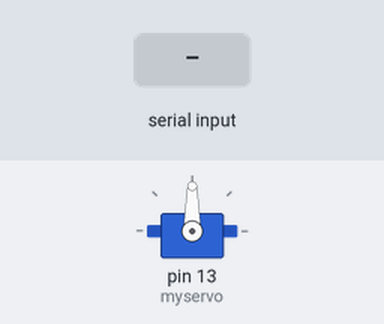
Bench run of a sketch on a simulated Arduino Uno, built with avr-gcc and run on an emulated ATmega328P. Shown: servo. The test bench sets the inputs (shaded band).

Above: at 1.2 s.
1.3 s: "c" received over the second serial link
At 2.9 s:
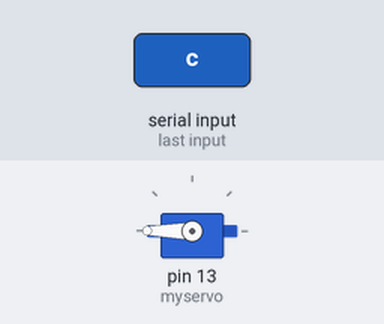
3.7 s: "d" received over the second serial link
At 3.85 s:
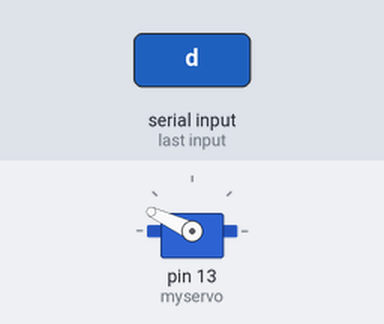
At 5.0 s:
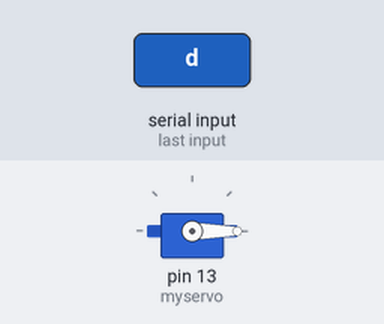
Timing chart, 0 to 6.7 s (numbered marks = the images above; inputs shaded):
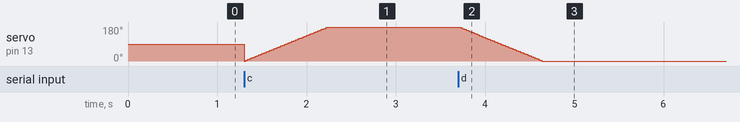

Measured:
- after the input at 3.7 s, servo on pin 13 (myservo): moves from 180° to 0° over 0.93 s, starting at once

The sketch:

bluetooth_motor.ino
```cpp
// Bluetooth Tutorial By Robo India
// Bluetooth module used - HC-06
#include <Servo.h>
#include <SoftwareSerial.h>
SoftwareSerial BlueTooth(2, 3); // (TXD, RXD) of HC-06
Servo myservo;

int pos = 0;
char BT_input; // to store input character received via BT.

void setup()
{

  BlueTooth.begin(9600);
  myservo.attach(13);  // attaches the servo on pin 9 to the servo object
  pinMode(13,OUTPUT);
}

void loop()
{
  if (BlueTooth.available()>0)

  {
    BT_input=(BlueTooth.read());
    if (BT_input=='c'){
    for (pos = 0; pos <= 180; pos += 1) { // goes from 0 degrees to 180 degrees
    // in steps of 1 degree
    myservo.write(pos);              // tell servo to go to position in variable 'pos'
    delay(5);  // waits 15ms for the servo to reach the position
    Serial.println("clockwise");
  }
    }


    else if (BT_input=='d'){
   for (pos = 180; pos >= 0; pos -= 1) { // goes from 180 degrees to 0 degrees
    myservo.write(pos);              // tell servo to go to position in variable 'pos'
    delay(5);                       // waits 15ms for the servo to reach the position
   Serial.println("counterclockwise");
  }
    }
  }
   else if (BT_input=='?')
    {
      BlueTooth.println("Send 'c' to turn LED ON");
      BlueTooth.println("Send 'd' to turn LED OFF");
    }
   // You may add other if else condition here.
  }
```
